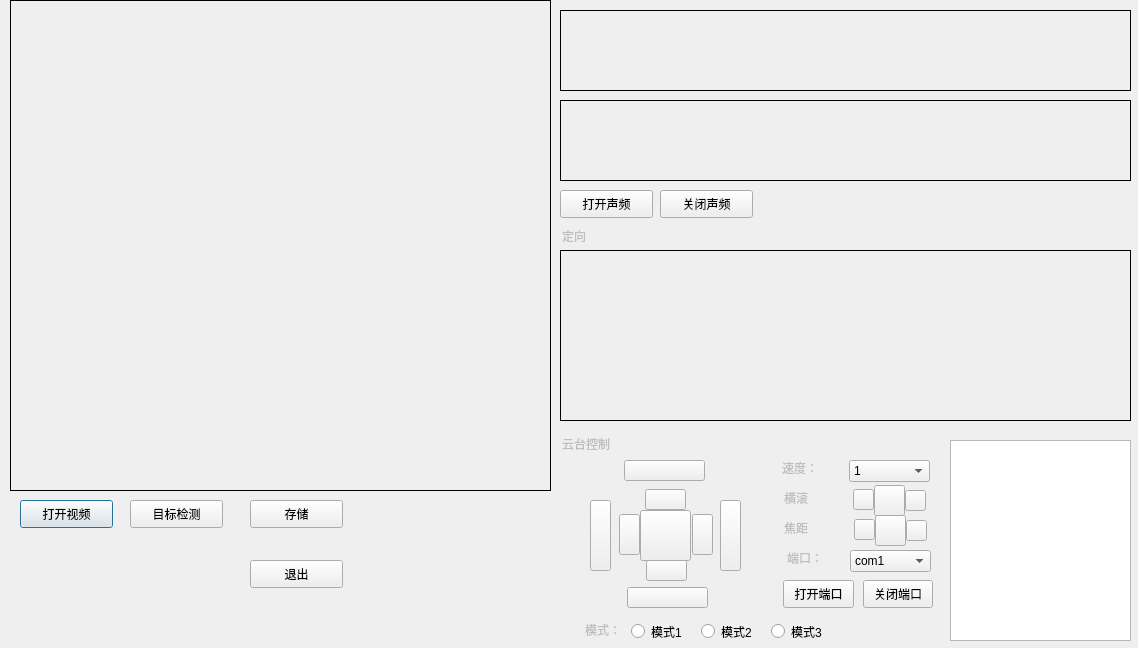
<?xml version="1.0" encoding="UTF-8"?>
<ui version="4.0">
 <class>dialog</class>
 <widget class="QDialog" name="dialog">
  <property name="geometry">
   <rect>
    <x>0</x>
    <y>0</y>
    <width>1138</width>
    <height>648</height>
   </rect>
  </property>
  <property name="windowTitle">
   <string>综合演示</string>
  </property>
  <widget class="QLabel" name="label">
   <property name="geometry">
    <rect>
     <x>10</x>
     <y>0</y>
     <width>541</width>
     <height>491</height>
    </rect>
   </property>
   <property name="frameShape">
    <enum>QFrame::Box</enum>
   </property>
   <property name="text">
    <string/>
   </property>
  </widget>
  <widget class="QPushButton" name="pushButton">
   <property name="geometry">
    <rect>
     <x>20</x>
     <y>500</y>
     <width>93</width>
     <height>28</height>
    </rect>
   </property>
   <property name="text">
    <string>打开视频</string>
   </property>
  </widget>
  <widget class="QPushButton" name="pushButton_2">
   <property name="geometry">
    <rect>
     <x>130</x>
     <y>500</y>
     <width>93</width>
     <height>28</height>
    </rect>
   </property>
   <property name="text">
    <string>目标检测</string>
   </property>
  </widget>
  <widget class="QPushButton" name="pushButton_3">
   <property name="geometry">
    <rect>
     <x>250</x>
     <y>500</y>
     <width>93</width>
     <height>28</height>
    </rect>
   </property>
   <property name="text">
    <string>存储</string>
   </property>
  </widget>
  <widget class="QLabel" name="label_2">
   <property name="geometry">
    <rect>
     <x>560</x>
     <y>100</y>
     <width>571</width>
     <height>81</height>
    </rect>
   </property>
   <property name="frameShape">
    <enum>QFrame::Box</enum>
   </property>
   <property name="text">
    <string/>
   </property>
  </widget>
  <widget class="QLabel" name="label_3">
   <property name="geometry">
    <rect>
     <x>560</x>
     <y>10</y>
     <width>571</width>
     <height>81</height>
    </rect>
   </property>
   <property name="frameShape">
    <enum>QFrame::Box</enum>
   </property>
   <property name="text">
    <string/>
   </property>
  </widget>
  <widget class="QLabel" name="label_4">
   <property name="geometry">
    <rect>
     <x>560</x>
     <y>250</y>
     <width>571</width>
     <height>171</height>
    </rect>
   </property>
   <property name="frameShape">
    <enum>QFrame::Box</enum>
   </property>
   <property name="text">
    <string/>
   </property>
  </widget>
  <widget class="QPushButton" name="pushButton_4">
   <property name="geometry">
    <rect>
     <x>640</x>
     <y>510</y>
     <width>51</width>
     <height>51</height>
    </rect>
   </property>
   <property name="styleSheet">
    <string notr="true">border-image: url(:/globes_write.png);</string>
   </property>
   <property name="text">
    <string/>
   </property>
  </widget>
  <widget class="QPushButton" name="pushButton_5">
   <property name="geometry">
    <rect>
     <x>645</x>
     <y>489</y>
     <width>41</width>
     <height>21</height>
    </rect>
   </property>
   <property name="styleSheet">
    <string notr="true">border-image: url(:/shang.png);
</string>
   </property>
   <property name="text">
    <string/>
   </property>
  </widget>
  <widget class="QPushButton" name="pushButton_6">
   <property name="geometry">
    <rect>
     <x>646</x>
     <y>560</y>
     <width>41</width>
     <height>21</height>
    </rect>
   </property>
   <property name="styleSheet">
    <string notr="true">border-image: url(:/xia.png);</string>
   </property>
   <property name="text">
    <string/>
   </property>
  </widget>
  <widget class="QPushButton" name="pushButton_7">
   <property name="geometry">
    <rect>
     <x>692</x>
     <y>514</y>
     <width>21</width>
     <height>41</height>
    </rect>
   </property>
   <property name="styleSheet">
    <string notr="true">border-image: url(:/you.png);</string>
   </property>
   <property name="text">
    <string/>
   </property>
  </widget>
  <widget class="QPushButton" name="pushButton_8">
   <property name="geometry">
    <rect>
     <x>619</x>
     <y>514</y>
     <width>21</width>
     <height>41</height>
    </rect>
   </property>
   <property name="styleSheet">
    <string notr="true">border-image: url(:/zuo.png);</string>
   </property>
   <property name="text">
    <string/>
   </property>
  </widget>
  <widget class="QPushButton" name="pushButton_9">
   <property name="geometry">
    <rect>
     <x>624</x>
     <y>460</y>
     <width>81</width>
     <height>21</height>
    </rect>
   </property>
   <property name="styleSheet">
    <string notr="true">border-image: url(:/shangjia.png);</string>
   </property>
   <property name="text">
    <string/>
   </property>
  </widget>
  <widget class="QPushButton" name="pushButton_10">
   <property name="geometry">
    <rect>
     <x>627</x>
     <y>587</y>
     <width>81</width>
     <height>21</height>
    </rect>
   </property>
   <property name="styleSheet">
    <string notr="true">border-image: url(:/xiajia.png);</string>
   </property>
   <property name="text">
    <string/>
   </property>
  </widget>
  <widget class="QPushButton" name="pushButton_11">
   <property name="geometry">
    <rect>
     <x>720</x>
     <y>500</y>
     <width>21</width>
     <height>71</height>
    </rect>
   </property>
   <property name="styleSheet">
    <string notr="true">border-image: url(:/youjia.png);</string>
   </property>
   <property name="text">
    <string/>
   </property>
  </widget>
  <widget class="QPushButton" name="pushButton_12">
   <property name="geometry">
    <rect>
     <x>590</x>
     <y>500</y>
     <width>21</width>
     <height>71</height>
    </rect>
   </property>
   <property name="styleSheet">
    <string notr="true">border-image: url(:/zuojia.png);</string>
   </property>
   <property name="text">
    <string/>
   </property>
  </widget>
  <widget class="QComboBox" name="comboBox">
   <property name="geometry">
    <rect>
     <x>849</x>
     <y>460</y>
     <width>81</width>
     <height>22</height>
    </rect>
   </property>
   <item>
    <property name="text">
     <string>1</string>
    </property>
   </item>
   <item>
    <property name="text">
     <string>2</string>
    </property>
   </item>
   <item>
    <property name="text">
     <string>3</string>
    </property>
   </item>
   <item>
    <property name="text">
     <string>4</string>
    </property>
   </item>
   <item>
    <property name="text">
     <string>5</string>
    </property>
   </item>
  </widget>
  <widget class="QLineEdit" name="lineEdit">
   <property name="enabled">
    <bool>false</bool>
   </property>
   <property name="geometry">
    <rect>
     <x>780</x>
     <y>460</y>
     <width>51</width>
     <height>21</height>
    </rect>
   </property>
   <property name="text">
    <string>速度：</string>
   </property>
   <property name="frame">
    <bool>false</bool>
   </property>
   <property name="readOnly">
    <bool>true</bool>
   </property>
  </widget>
  <widget class="QLineEdit" name="lineEdit_2">
   <property name="enabled">
    <bool>false</bool>
   </property>
   <property name="geometry">
    <rect>
     <x>782</x>
     <y>490</y>
     <width>51</width>
     <height>21</height>
    </rect>
   </property>
   <property name="text">
    <string>横滚</string>
   </property>
   <property name="frame">
    <bool>false</bool>
   </property>
   <property name="readOnly">
    <bool>true</bool>
   </property>
  </widget>
  <widget class="QLineEdit" name="lineEdit_3">
   <property name="enabled">
    <bool>false</bool>
   </property>
   <property name="geometry">
    <rect>
     <x>782</x>
     <y>520</y>
     <width>51</width>
     <height>21</height>
    </rect>
   </property>
   <property name="text">
    <string>焦距</string>
   </property>
   <property name="frame">
    <bool>false</bool>
   </property>
   <property name="readOnly">
    <bool>true</bool>
   </property>
  </widget>
  <widget class="QLineEdit" name="lineEdit_4">
   <property name="enabled">
    <bool>false</bool>
   </property>
   <property name="geometry">
    <rect>
     <x>785</x>
     <y>550</y>
     <width>51</width>
     <height>21</height>
    </rect>
   </property>
   <property name="text">
    <string>端口：</string>
   </property>
   <property name="frame">
    <bool>false</bool>
   </property>
   <property name="readOnly">
    <bool>true</bool>
   </property>
  </widget>
  <widget class="QComboBox" name="comboBox_2">
   <property name="geometry">
    <rect>
     <x>850</x>
     <y>550</y>
     <width>81</width>
     <height>22</height>
    </rect>
   </property>
   <item>
    <property name="text">
     <string>com1</string>
    </property>
   </item>
   <item>
    <property name="text">
     <string>com2</string>
    </property>
   </item>
   <item>
    <property name="text">
     <string>com3</string>
    </property>
   </item>
   <item>
    <property name="text">
     <string>com4</string>
    </property>
   </item>
   <item>
    <property name="text">
     <string>com5</string>
    </property>
   </item>
   <item>
    <property name="text">
     <string>com6</string>
    </property>
   </item>
   <item>
    <property name="text">
     <string>com7</string>
    </property>
   </item>
   <item>
    <property name="text">
     <string>com8</string>
    </property>
   </item>
  </widget>
  <widget class="QPushButton" name="pushButton_13">
   <property name="geometry">
    <rect>
     <x>783</x>
     <y>580</y>
     <width>71</width>
     <height>28</height>
    </rect>
   </property>
   <property name="text">
    <string>打开端口</string>
   </property>
  </widget>
  <widget class="QPushButton" name="pushButton_14">
   <property name="geometry">
    <rect>
     <x>863</x>
     <y>580</y>
     <width>70</width>
     <height>28</height>
    </rect>
   </property>
   <property name="text">
    <string>关闭端口</string>
   </property>
  </widget>
  <widget class="QLineEdit" name="lineEdit_5">
   <property name="enabled">
    <bool>false</bool>
   </property>
   <property name="geometry">
    <rect>
     <x>583</x>
     <y>622</y>
     <width>51</width>
     <height>21</height>
    </rect>
   </property>
   <property name="text">
    <string>模式：</string>
   </property>
   <property name="frame">
    <bool>false</bool>
   </property>
   <property name="readOnly">
    <bool>true</bool>
   </property>
  </widget>
  <widget class="QRadioButton" name="radioButton">
   <property name="geometry">
    <rect>
     <x>631</x>
     <y>622</y>
     <width>115</width>
     <height>19</height>
    </rect>
   </property>
   <property name="text">
    <string>模式1</string>
   </property>
  </widget>
  <widget class="QRadioButton" name="radioButton_2">
   <property name="geometry">
    <rect>
     <x>701</x>
     <y>622</y>
     <width>115</width>
     <height>19</height>
    </rect>
   </property>
   <property name="text">
    <string>模式2</string>
   </property>
  </widget>
  <widget class="QRadioButton" name="radioButton_3">
   <property name="geometry">
    <rect>
     <x>771</x>
     <y>622</y>
     <width>115</width>
     <height>19</height>
    </rect>
   </property>
   <property name="text">
    <string>模式3</string>
   </property>
  </widget>
  <widget class="QLineEdit" name="lineEdit_6">
   <property name="enabled">
    <bool>false</bool>
   </property>
   <property name="geometry">
    <rect>
     <x>560</x>
     <y>436</y>
     <width>71</width>
     <height>21</height>
    </rect>
   </property>
   <property name="text">
    <string>云台控制</string>
   </property>
   <property name="frame">
    <bool>false</bool>
   </property>
   <property name="readOnly">
    <bool>true</bool>
   </property>
  </widget>
  <widget class="QTextBrowser" name="textBrowser">
   <property name="geometry">
    <rect>
     <x>950</x>
     <y>440</y>
     <width>181</width>
     <height>201</height>
    </rect>
   </property>
  </widget>
  <widget class="QPushButton" name="pushButton_15">
   <property name="geometry">
    <rect>
     <x>906</x>
     <y>520</y>
     <width>21</width>
     <height>21</height>
    </rect>
   </property>
   <property name="styleSheet">
    <string notr="true">border-image: url(:/you.png);</string>
   </property>
   <property name="text">
    <string/>
   </property>
  </widget>
  <widget class="QPushButton" name="pushButton_16">
   <property name="geometry">
    <rect>
     <x>854</x>
     <y>519</y>
     <width>21</width>
     <height>21</height>
    </rect>
   </property>
   <property name="styleSheet">
    <string notr="true">border-image: url(:/zuo.png);</string>
   </property>
   <property name="text">
    <string/>
   </property>
  </widget>
  <widget class="QPushButton" name="pushButton_17">
   <property name="geometry">
    <rect>
     <x>875</x>
     <y>515</y>
     <width>31</width>
     <height>31</height>
    </rect>
   </property>
   <property name="styleSheet">
    <string notr="true">border-image: url(:/globes_write.png);</string>
   </property>
   <property name="text">
    <string/>
   </property>
  </widget>
  <widget class="QPushButton" name="pushButton_18">
   <property name="geometry">
    <rect>
     <x>874</x>
     <y>485</y>
     <width>31</width>
     <height>31</height>
    </rect>
   </property>
   <property name="styleSheet">
    <string notr="true">border-image: url(:/globes_write.png);</string>
   </property>
   <property name="text">
    <string/>
   </property>
  </widget>
  <widget class="QPushButton" name="pushButton_19">
   <property name="geometry">
    <rect>
     <x>853</x>
     <y>489</y>
     <width>21</width>
     <height>21</height>
    </rect>
   </property>
   <property name="styleSheet">
    <string notr="true">border-image: url(:/zuo.png);</string>
   </property>
   <property name="text">
    <string/>
   </property>
  </widget>
  <widget class="QPushButton" name="pushButton_20">
   <property name="geometry">
    <rect>
     <x>905</x>
     <y>490</y>
     <width>21</width>
     <height>21</height>
    </rect>
   </property>
   <property name="styleSheet">
    <string notr="true">border-image: url(:/you.png);</string>
   </property>
   <property name="text">
    <string/>
   </property>
  </widget>
  <widget class="QPushButton" name="pushButton_21">
   <property name="geometry">
    <rect>
     <x>250</x>
     <y>560</y>
     <width>93</width>
     <height>28</height>
    </rect>
   </property>
   <property name="text">
    <string>退出</string>
   </property>
  </widget>
  <widget class="QPushButton" name="pushButton_22">
   <property name="geometry">
    <rect>
     <x>560</x>
     <y>190</y>
     <width>93</width>
     <height>28</height>
    </rect>
   </property>
   <property name="text">
    <string>打开声频</string>
   </property>
  </widget>
  <widget class="QPushButton" name="pushButton_23">
   <property name="geometry">
    <rect>
     <x>660</x>
     <y>190</y>
     <width>93</width>
     <height>28</height>
    </rect>
   </property>
   <property name="text">
    <string>关闭声频</string>
   </property>
  </widget>
  <widget class="QLineEdit" name="lineEdit_7">
   <property name="enabled">
    <bool>false</bool>
   </property>
   <property name="geometry">
    <rect>
     <x>560</x>
     <y>228</y>
     <width>71</width>
     <height>21</height>
    </rect>
   </property>
   <property name="text">
    <string>定向</string>
   </property>
   <property name="frame">
    <bool>false</bool>
   </property>
   <property name="readOnly">
    <bool>true</bool>
   </property>
  </widget>
 </widget>
 <resources>
  <include location="zhysRC.qrc"/>
 </resources>
 <connections>
  <connection>
   <sender>pushButton</sender>
   <signal>clicked()</signal>
   <receiver>dialog</receiver>
   <slot>bOpenCap()</slot>
   <hints>
    <hint type="sourcelabel">
     <x>35</x>
     <y>518</y>
    </hint>
    <hint type="destinationlabel">
     <x>30</x>
     <y>566</y>
    </hint>
   </hints>
  </connection>
  <connection>
   <sender>pushButton_2</sender>
   <signal>clicked()</signal>
   <receiver>dialog</receiver>
   <slot>bObjectDetect()</slot>
   <hints>
    <hint type="sourcelabel">
     <x>142</x>
     <y>513</y>
    </hint>
    <hint type="destinationlabel">
     <x>143</x>
     <y>545</y>
    </hint>
   </hints>
  </connection>
  <connection>
   <sender>pushButton_3</sender>
   <signal>clicked()</signal>
   <receiver>dialog</receiver>
   <slot>bSaveCapImg()</slot>
   <hints>
    <hint type="sourcelabel">
     <x>307</x>
     <y>512</y>
    </hint>
    <hint type="destinationlabel">
     <x>371</x>
     <y>509</y>
    </hint>
   </hints>
  </connection>
  <connection>
   <sender>pushButton_21</sender>
   <signal>clicked()</signal>
   <receiver>dialog</receiver>
   <slot>bExit()</slot>
   <hints>
    <hint type="sourcelabel">
     <x>288</x>
     <y>580</y>
    </hint>
    <hint type="destinationlabel">
     <x>291</x>
     <y>600</y>
    </hint>
   </hints>
  </connection>
  <connection>
   <sender>pushButton_22</sender>
   <signal>clicked()</signal>
   <receiver>dialog</receiver>
   <slot>bOpenAudio()</slot>
   <hints>
    <hint type="sourcelabel">
     <x>607</x>
     <y>202</y>
    </hint>
    <hint type="destinationlabel">
     <x>904</x>
     <y>189</y>
    </hint>
   </hints>
  </connection>
  <connection>
   <sender>pushButton_23</sender>
   <signal>clicked()</signal>
   <receiver>dialog</receiver>
   <slot>bCloseAudio()</slot>
   <hints>
    <hint type="sourcelabel">
     <x>704</x>
     <y>207</y>
    </hint>
    <hint type="destinationlabel">
     <x>791</x>
     <y>229</y>
    </hint>
   </hints>
  </connection>
  <connection>
   <sender>pushButton_12</sender>
   <signal>clicked()</signal>
   <receiver>dialog</receiver>
   <slot>bYTLeftPlus()</slot>
   <hints>
    <hint type="sourcelabel">
     <x>595</x>
     <y>538</y>
    </hint>
    <hint type="destinationlabel">
     <x>469</x>
     <y>522</y>
    </hint>
   </hints>
  </connection>
  <connection>
   <sender>pushButton_8</sender>
   <signal>clicked()</signal>
   <receiver>dialog</receiver>
   <slot>bYTLeft()</slot>
   <hints>
    <hint type="sourcelabel">
     <x>628</x>
     <y>545</y>
    </hint>
    <hint type="destinationlabel">
     <x>500</x>
     <y>536</y>
    </hint>
   </hints>
  </connection>
  <connection>
   <sender>pushButton_4</sender>
   <signal>clicked()</signal>
   <receiver>dialog</receiver>
   <slot>bYTReset()</slot>
   <hints>
    <hint type="sourcelabel">
     <x>657</x>
     <y>547</y>
    </hint>
    <hint type="destinationlabel">
     <x>407</x>
     <y>559</y>
    </hint>
   </hints>
  </connection>
  <connection>
   <sender>pushButton_5</sender>
   <signal>clicked()</signal>
   <receiver>dialog</receiver>
   <slot>bYTUp()</slot>
   <hints>
    <hint type="sourcelabel">
     <x>654</x>
     <y>497</y>
    </hint>
    <hint type="destinationlabel">
     <x>486</x>
     <y>500</y>
    </hint>
   </hints>
  </connection>
  <connection>
   <sender>pushButton_9</sender>
   <signal>clicked()</signal>
   <receiver>dialog</receiver>
   <slot>bYTUpPlus()</slot>
   <hints>
    <hint type="sourcelabel">
     <x>653</x>
     <y>464</y>
    </hint>
    <hint type="destinationlabel">
     <x>569</x>
     <y>468</y>
    </hint>
   </hints>
  </connection>
  <connection>
   <sender>pushButton_7</sender>
   <signal>clicked()</signal>
   <receiver>dialog</receiver>
   <slot>bYTRight()</slot>
   <hints>
    <hint type="sourcelabel">
     <x>705</x>
     <y>527</y>
    </hint>
    <hint type="destinationlabel">
     <x>473</x>
     <y>570</y>
    </hint>
   </hints>
  </connection>
  <connection>
   <sender>pushButton_11</sender>
   <signal>clicked()</signal>
   <receiver>dialog</receiver>
   <slot>bYTRightPlus()</slot>
   <hints>
    <hint type="sourcelabel">
     <x>730</x>
     <y>541</y>
    </hint>
    <hint type="destinationlabel">
     <x>513</x>
     <y>583</y>
    </hint>
   </hints>
  </connection>
  <connection>
   <sender>pushButton_6</sender>
   <signal>clicked()</signal>
   <receiver>dialog</receiver>
   <slot>bYTDown()</slot>
   <hints>
    <hint type="sourcelabel">
     <x>656</x>
     <y>569</y>
    </hint>
    <hint type="destinationlabel">
     <x>430</x>
     <y>600</y>
    </hint>
   </hints>
  </connection>
  <connection>
   <sender>pushButton_10</sender>
   <signal>clicked()</signal>
   <receiver>dialog</receiver>
   <slot>bYTDownPlus()</slot>
   <hints>
    <hint type="sourcelabel">
     <x>690</x>
     <y>599</y>
    </hint>
    <hint type="destinationlabel">
     <x>471</x>
     <y>613</y>
    </hint>
   </hints>
  </connection>
  <connection>
   <sender>comboBox</sender>
   <signal>currentIndexChanged(int)</signal>
   <receiver>dialog</receiver>
   <slot>cYTVelChange()</slot>
   <hints>
    <hint type="sourcelabel">
     <x>859</x>
     <y>466</y>
    </hint>
    <hint type="destinationlabel">
     <x>731</x>
     <y>428</y>
    </hint>
   </hints>
  </connection>
  <connection>
   <sender>comboBox_2</sender>
   <signal>currentIndexChanged(QString)</signal>
   <receiver>dialog</receiver>
   <slot>cYTComChange()</slot>
   <hints>
    <hint type="sourcelabel">
     <x>890</x>
     <y>560</y>
    </hint>
    <hint type="destinationlabel">
     <x>762</x>
     <y>437</y>
    </hint>
   </hints>
  </connection>
  <connection>
   <sender>pushButton_19</sender>
   <signal>clicked()</signal>
   <receiver>dialog</receiver>
   <slot>bYTRollLeft()</slot>
   <hints>
    <hint type="sourcelabel">
     <x>854</x>
     <y>494</y>
    </hint>
    <hint type="destinationlabel">
     <x>730</x>
     <y>466</y>
    </hint>
   </hints>
  </connection>
  <connection>
   <sender>pushButton_18</sender>
   <signal>clicked()</signal>
   <receiver>dialog</receiver>
   <slot>bYTRollReset()</slot>
   <hints>
    <hint type="sourcelabel">
     <x>881</x>
     <y>496</y>
    </hint>
    <hint type="destinationlabel">
     <x>754</x>
     <y>481</y>
    </hint>
   </hints>
  </connection>
  <connection>
   <sender>pushButton_20</sender>
   <signal>clicked()</signal>
   <receiver>dialog</receiver>
   <slot>bYTRollRight()</slot>
   <hints>
    <hint type="sourcelabel">
     <x>911</x>
     <y>497</y>
    </hint>
    <hint type="destinationlabel">
     <x>771</x>
     <y>496</y>
    </hint>
   </hints>
  </connection>
  <connection>
   <sender>pushButton_16</sender>
   <signal>clicked()</signal>
   <receiver>dialog</receiver>
   <slot>bYTFocusLeft()</slot>
   <hints>
    <hint type="sourcelabel">
     <x>864</x>
     <y>528</y>
    </hint>
    <hint type="destinationlabel">
     <x>764</x>
     <y>529</y>
    </hint>
   </hints>
  </connection>
  <connection>
   <sender>pushButton_17</sender>
   <signal>clicked()</signal>
   <receiver>dialog</receiver>
   <slot>bYTFocusReset()</slot>
   <hints>
    <hint type="sourcelabel">
     <x>885</x>
     <y>526</y>
    </hint>
    <hint type="destinationlabel">
     <x>913</x>
     <y>428</y>
    </hint>
   </hints>
  </connection>
  <connection>
   <sender>pushButton_15</sender>
   <signal>clicked()</signal>
   <receiver>dialog</receiver>
   <slot>bYTFocusRight()</slot>
   <hints>
    <hint type="sourcelabel">
     <x>920</x>
     <y>530</y>
    </hint>
    <hint type="destinationlabel">
     <x>764</x>
     <y>559</y>
    </hint>
   </hints>
  </connection>
  <connection>
   <sender>pushButton_13</sender>
   <signal>clicked()</signal>
   <receiver>dialog</receiver>
   <slot>bOpenCom()</slot>
   <hints>
    <hint type="sourcelabel">
     <x>795</x>
     <y>596</y>
    </hint>
    <hint type="destinationlabel">
     <x>738</x>
     <y>587</y>
    </hint>
   </hints>
  </connection>
  <connection>
   <sender>pushButton_14</sender>
   <signal>clicked()</signal>
   <receiver>dialog</receiver>
   <slot>bCloseCom()</slot>
   <hints>
    <hint type="sourcelabel">
     <x>914</x>
     <y>595</y>
    </hint>
    <hint type="destinationlabel">
     <x>929</x>
     <y>619</y>
    </hint>
   </hints>
  </connection>
  <connection>
   <sender>radioButton</sender>
   <signal>toggled(bool)</signal>
   <receiver>dialog</receiver>
   <slot>rYTMode1()</slot>
   <hints>
    <hint type="sourcelabel">
     <x>638</x>
     <y>633</y>
    </hint>
    <hint type="destinationlabel">
     <x>514</x>
     <y>625</y>
    </hint>
   </hints>
  </connection>
  <connection>
   <sender>radioButton_2</sender>
   <signal>toggled(bool)</signal>
   <receiver>dialog</receiver>
   <slot>rYTMode2()</slot>
   <hints>
    <hint type="sourcelabel">
     <x>738</x>
     <y>633</y>
    </hint>
    <hint type="destinationlabel">
     <x>553</x>
     <y>635</y>
    </hint>
   </hints>
  </connection>
  <connection>
   <sender>radioButton_3</sender>
   <signal>toggled(bool)</signal>
   <receiver>dialog</receiver>
   <slot>rYTMode3()</slot>
   <hints>
    <hint type="sourcelabel">
     <x>837</x>
     <y>629</y>
    </hint>
    <hint type="destinationlabel">
     <x>910</x>
     <y>625</y>
    </hint>
   </hints>
  </connection>
 </connections>
 <slots>
  <slot>bOpenCap()</slot>
  <slot>bObjectDetect()</slot>
  <slot>bSaveCapImg()</slot>
  <slot>bExit()</slot>
  <slot>bOpenAudio()</slot>
  <slot>bCloseAudio()</slot>
  <slot>bYTLeftPlus()</slot>
  <slot>bYTLeft()</slot>
  <slot>bYTReset()</slot>
  <slot>bYTUp()</slot>
  <slot>bYTUpPlus()</slot>
  <slot>bYTRight()</slot>
  <slot>bYTRightPlus()</slot>
  <slot>bYTDown()</slot>
  <slot>bYTDownPlus()</slot>
  <slot>cYTVelChange()</slot>
  <slot>cYTComChange()</slot>
  <slot>bYTRollLeft()</slot>
  <slot>bYTRollRight()</slot>
  <slot>bYTRollReset()</slot>
  <slot>bYTFocusLeft()</slot>
  <slot>bYTFocusRight()</slot>
  <slot>bYTFocusReset()</slot>
  <slot>bOpenCom()</slot>
  <slot>bCloseCom()</slot>
  <slot>rYTMode1()</slot>
  <slot>rYTMode2()</slot>
  <slot>rYTMode3()</slot>
 </slots>
</ui>
